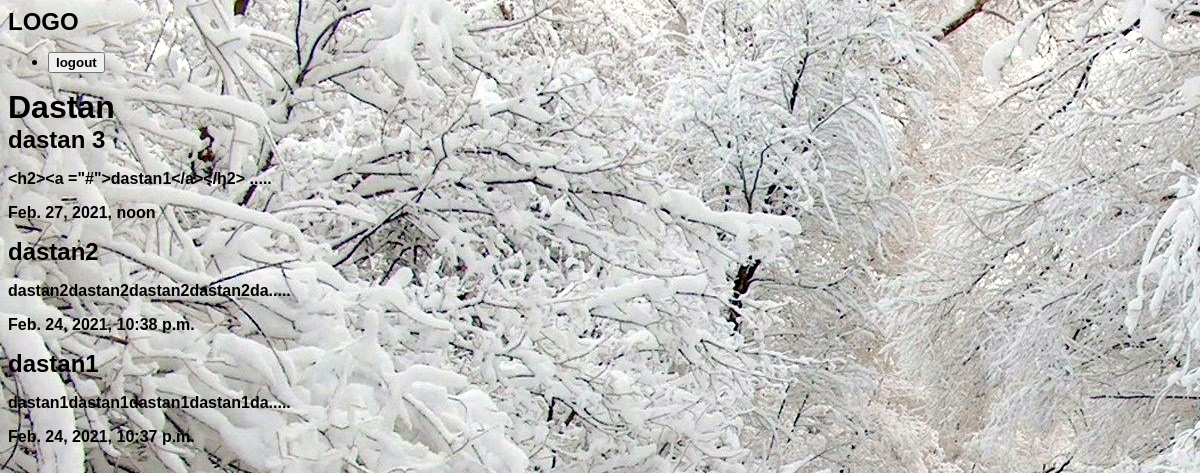
The app's page /articles/ with its own data.
### artic/models.py (models this page shows, shortened)
class Dastan(models.Model):
    title=models.CharField(max_length=100)
    slug=models.SlugField()
    body=models.TextField()
    date=models.DateTimeField(auto_now_add=True)
    image=models.ImageField('default.jpg',blank=True)
    def snip(self):
        return self.body[:30] + '.....'

### artic/views.py (the view)
# urls.py: path('',views.articles_list,name="list"),
def articles_list(request):
    arti=models.Dastan.objects.all().order_by('-date')
    args={'artii':arti}
    return render(request,'articc/artic_list.html',args)

### artic/templates/articc/artic_list.html (shortened to what this page needs)
{% extends 'pedar.html'%}
{%block content%}
    <div class="container">
    <h1>Dastan</h1>
    {% for i in artii %}
    <h2><a href="{% url 'dastan:detail' slugg=i.slug %}">{{i.title}}</a></h2>
    <p>{{i.snip}}</p>
    <p>{{i.date}}</p>
    {% endfor %}
    </div>
{%endblock%}

### templates/pedar.html (shortened to what this page needs)
{% load static %}
<!DocTYPE html>
<html lang="en" dir="ltr">
    <head>
        <link rel="stylesheet" href="{% static 'style.css' %}">
    </head>
    <body>
        <h2><a href="{% url 'dastan:list' %}">LOGO</a></h2>
        <nav>
            <ul>
                <li>
                    <form class='logout-link' action="{% url 'acont:logout'%}" method="POST">
                        <button type="submit" >
                            logout
                        </button>
                    </form>
                </li>
            </ul>
        </nav>
        <div class="wrapper">
            {% block content%}
            {%endblock%}
        </div>
    </body>
</html>

### assets/style.css (style rules this page uses)
body { background-color: aqua; background-image: url(452.jpg); background-repeat: no-repeat; background-attachment:fixed; color:black; }
body * { font-family:arial; font-weight:bold; }
h1,h2,h3,h4,h5 { font-weight:bold; margin:0; }
a,a:hover,a:visited { color:black; text-decoration:none; }

### records on screen
Dastan: title "dastan 3", snip "<h2><a =\"#\">dastan1</a></h2> .....", date "Feb. 27, 2021, noon"
Dastan: title "dastan2", snip "dastan2dastan2dastan2dastan2da.....", date "Feb. 24, 2021, 10:38 p.m."
Dastan: title "dastan1", snip "dastan1dastan1dastan1dastan1da.....", date "Feb. 24, 2021, 10:37 p.m."
